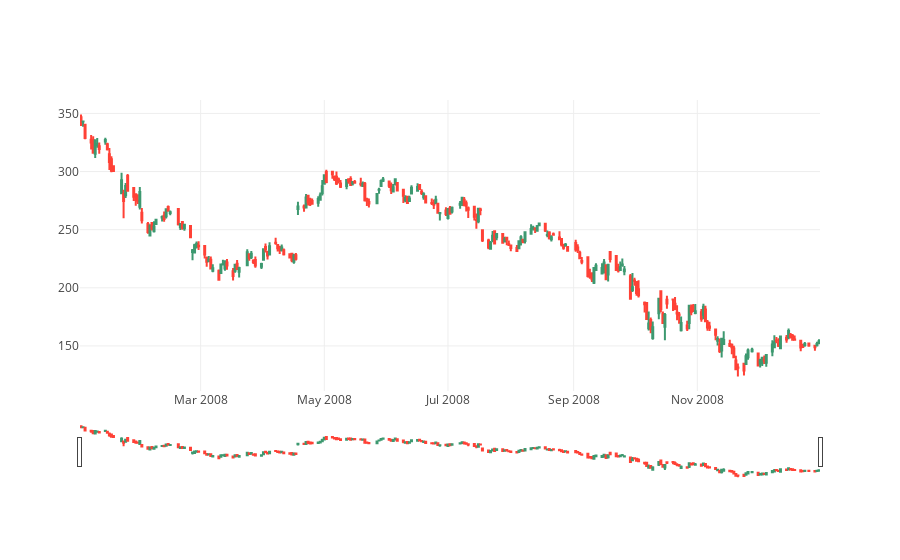

Here is the notebook cell this chart was saved with:
### Code cell
# Candlestick chart of 2008
trace = go.Candlestick(x=google['2008'].index,
                open=google['2008'].Open,
                high=google['2008'].High,
                low=google['2008'].Low,
                close=google['2008'].Close)
data = [trace]
iplot(data, filename='simple_candlestick')

### Figure 1 — Plotly figure (JSON) as saved in the notebook; plotly's stock layout.template omitted (floating-point values rounded to 4 significant figures; data arrays with more than 128 entries replaced by an {"elided": "..."} marker saying what was removed)
{"data": [{"close": {"elided": "253 float values"}, "high": {"elided": "253 float values"}, "low": {"elided": "253 float values"}, "open": {"elided": "253 float values"}, "x": {"elided": "253 str values"}, "type": "candlestick", "uid": "179477aa-0f44-11ec-9bc1-0242ac130202"}], "layout": {"xaxis": {"type": "date", "rangeslider": {"yaxis": {"_template": null, "rangemode": "match"}, "autorange": true, "range": ["2008-01-01 12:00", "2008-12-31 12:00"]}, "range": ["2008-01-01 12:00", "2008-12-31 12:00"], "autorange": true}, "yaxis": {"range": [111.3, 361.5], "autorange": true}, "autosize": true}}
